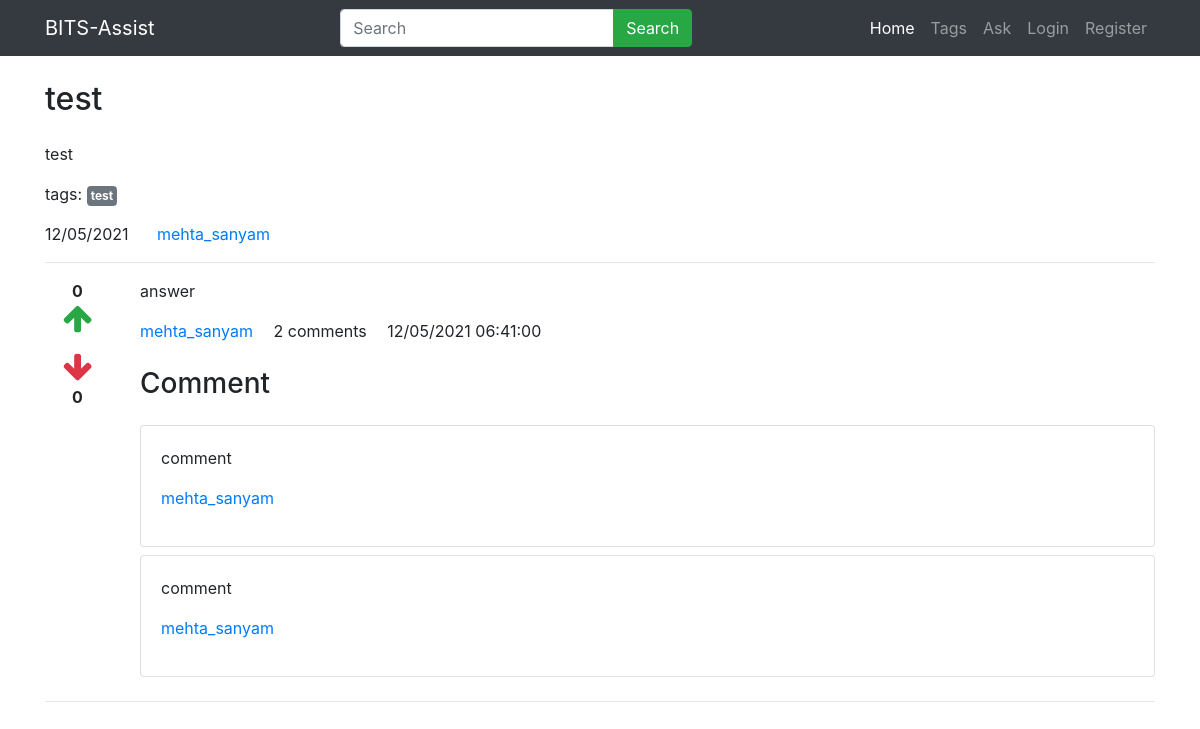
The app's page /detail/2 with its own data.
### main/models.py (models this page shows, shortened)
class Question(models.Model):
    user=models.ForeignKey(User,on_delete=models.CASCADE)
    title=models.CharField(max_length=300)
    detail=models.TextField()
    tags=models.TextField(default='')
    add_time=models.DateTimeField(auto_now_add=True)

class Answer(models.Model):
    question=models.ForeignKey(Question,on_delete=models.CASCADE)
    user=models.ForeignKey(User,on_delete=models.CASCADE)
    detail=models.TextField()
    add_time=models.DateTimeField(auto_now_add=True)

class Comment(models.Model):
    answer=models.ForeignKey(Answer,on_delete=models.CASCADE)
    user=models.ForeignKey(User,on_delete=models.CASCADE,related_name='comment_user')
    comment=models.TextField(default='')
    add_time=models.DateTimeField(auto_now_add=True)

### main/views.py (the view, shortened to what this page needs)
# urls.py: path('detail/<int:id>',views.detail,name='detail'),
def detail(request,id):
    quest=Question.objects.get(pk=id)
    tags=quest.tags.split(',')
    answers=Answer.objects.filter(question=quest)
    answerform=AnswerForm
    return render(request,'detail.html',{
        'quest':quest,
        'tags':tags,
        'answers':answers,
        'answerform':answerform
    })

### main/templates/detail.html (shortened to what this page needs)
{% extends 'base.html' %}
{% load static %}
{% load humanize %}
{% block content %}
    <div class="container">
        <h2 class="my-4">{{quest.title}}</h2>
        <p>{{quest.detail}}</p>
        <p>
            tags:
            {% for tag in tags %}
            <a href="/tag/{{tag|slugify}}" class="badge badge-secondary p-1">{{tag}}</a>
            {% endfor %}
        </p>
        <p>
            <span class="mr-4">{{quest.add_time|date:'d/m/Y'}}</span>
            <a href="#">{{quest.user.username}}</a>
        </p>
        <hr/>
        {% for answer in answers %}
        <div class="row">
            <div class="col-1" style="text-align: center;">
                <div class="upvote">
                    <strong class="upvote-count-{{answer.id}}">{{answer.upvote_set.count}}</strong><br/>
                    <span class="text-success">
                        <i class="fa fa-arrow-up fa-2x upvote-click" data-answer="{{answer.id}}"></i>
                    </span>
                </div>
                <div class="downvote mt-3">
                    <span class="text-danger">
                        <i class="fa fa-arrow-down fa-2x downvote-click" data-answer="{{answer.id}}"></i>
                    </span><br/>
                    <strong class="downvote-count-{{answer.id}}">{{answer.downvote_set.count}}</strong>
                </div>
            </div>
            <div class="col-11">
                <p>
                    {{ answer.detail }}
                </p>
                <p>
                    <a href="#" class="mr-3">{{answer.user.username}}</a>
                    <span class="mr-3"><span class="comment-count-{{answer.id}}">{{answer.comment_set.count}}</span> comments</span>
                    <span>{{answer.add_time|date:'d/m/Y h:i:s'}}</span>
                </p>
                <h3 class="my-4">Comment</h3>
                <div class="comment-wrapper-{{answer.id}}">
                    {% for comment in answer.comment_set.all %}
                    <div class="card mb-2">
                        <div class="card-body">
                            <p>{{comment.comment}}</p>
                            <p>
                                <a href="#">{{comment.user.username}}</a>
                            </p>
                        </div>
                    </div>
                    {% endfor %}
                </div>
            </div>
        </div>
        <hr/>
        {% endfor %}
    </div>
{% endblock %}

### main/templates/base.html (shortened to what this page needs)
{% load static %}
<!DOCTYPE html>
<html lang="en">
<head>
    <link rel="stylesheet" href="{% static 'animate.min.css' %}" />
    <link rel="stylesheet" href="{% static 'bootstrap.min.css' %}" />
    <link rel="stylesheet" href="{% static 'fa4/css/font-awesome.min.css' %}" />
</head>
<body>
    <nav class="navbar navbar-expand-lg navbar-dark bg-dark">
        <div class="container">
            <a class="navbar-brand" href="/">BITS-Assist</a>
            <div class="collapse navbar-collapse" id="navbarNav">
                <form class="ml-auto" action="/">
                    <div class="input-group">
                        <input type="text" name="q" class="form-control" placeholder="Search" />
                        <div class="input-group-append">
                        <button class="btn btn-success" type="submit" id="button-addon2">Search</button>
                        </div>
                    </div>
                </form>
                <ul class="navbar-nav ml-auto">
                    <li class="nav-item active">
                        <a class="nav-link" href="/">Home</a>
                    </li>
                    <li class="nav-item">
                        <a class="nav-link" href="/tags">Tags</a>
                    </li>
                    <li class="nav-item">
                        <a class="nav-link" href="{% url 'ask-question' %}">Ask</a>
                    </li>
                    {% if user.is_authenticated %}
                    <li class="nav-item">
                        <a class="nav-link" href="/accounts/profile">Profile</a>
                    </li>
                    <li class="nav-item">
                        <a class="nav-link" href="{% url 'logout' %}">Logout</a>
                    </li>
                    {% else %}
                    <li class="nav-item">
                        <a class="nav-link" href="/accounts/login">Login</a>
                    </li>
                    <li class="nav-item">
                        <a class="nav-link" href="/accounts/register">Register</a>
                    </li>
                    {% endif %}
                </ul>
            </div>
        </div>
    </nav>
    {% block content %}
    {% endblock %}
</body>
</html>

### records on screen
Question: title "test", detail "test", tags "test", add_time "12/05/2021", user.username "mehta_sanyam"
Answer: upvote_set.count "0", downvote_set.count "0", detail "answer", user.username "mehta_sanyam", comment_set.count "2", add_time "12/05/2021 06:41:00"
Comment: comment "comment", user.username "mehta_sanyam"
Comment: comment "comment", user.username "mehta_sanyam"
